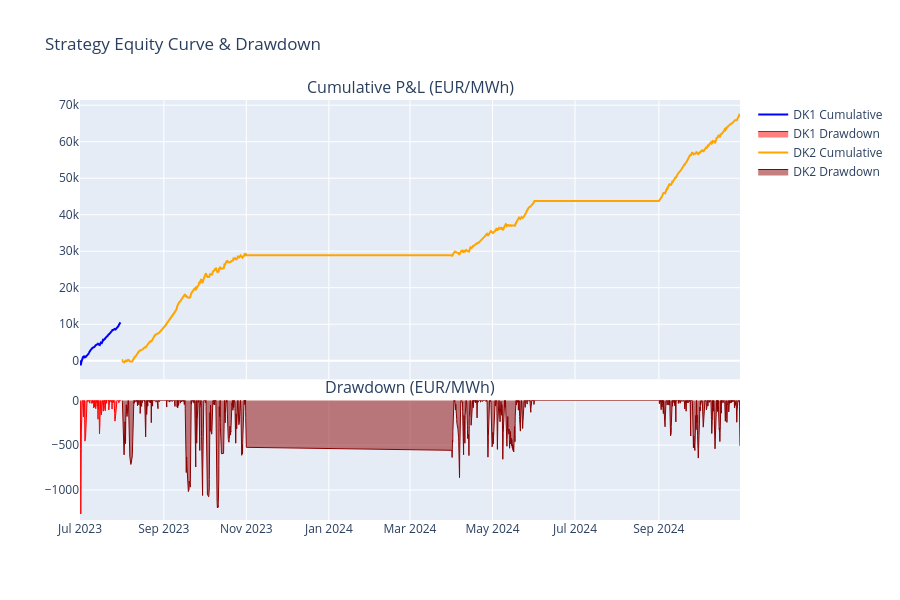

The notebook cell saved with this chart:
### Markdown cell above
## 2. Equity Curve and Drawdown
Visualizing the cumulative P&L over time for DK1, alongside the associated drawdowns (peak-to-trough drops).

### Code cell
# Load Trade Logs
try:
    trades_dk1 = pd.read_parquet(RESULTS_DIR / "trades_dk1.parquet")
    trades_dk2 = pd.read_parquet(RESULTS_DIR / "trades_dk2.parquet")
    trades_dk1['timestamp_utc'] = pd.to_datetime(trades_dk1['timestamp_utc'])
    trades_dk2['timestamp_utc'] = pd.to_datetime(trades_dk2['timestamp_utc'])
except Exception as e:
    print(f"Error loading trade logs: {e}")

# Calculate Cumulative PNL and Drawdowns
trades_dk1['cum_pnl'] = trades_dk1['hourly_pnl'].cumsum()
trades_dk1['peak'] = trades_dk1['cum_pnl'].cummax()
trades_dk1['drawdown'] = trades_dk1['cum_pnl'] - trades_dk1['peak']

trades_dk2['cum_pnl'] = trades_dk2['hourly_pnl'].cumsum()
trades_dk2['peak'] = trades_dk2['cum_pnl'].cummax()
trades_dk2['drawdown'] = trades_dk2['cum_pnl'] - trades_dk2['peak']

# Plotly Subplots (2 Rows: Equity Curve, Drawdown)
fig = make_subplots(rows=2, cols=1, shared_xaxes=True, 
                    vertical_spacing=0.05, 
                    row_heights=[0.7, 0.3],
                    subplot_titles=("Cumulative P&L (EUR/MWh)", "Drawdown (EUR/MWh)"))

# DK1
fig.add_trace(go.Scatter(x=trades_dk1['timestamp_utc'], y=trades_dk1['cum_pnl'], name="DK1 Cumulative", line=dict(color='blue')), row=1, col=1)
fig.add_trace(go.Scatter(x=trades_dk1['timestamp_utc'], y=trades_dk1['drawdown'], name="DK1 Drawdown", fill='tozeroy', line=dict(color='red', width=1)), row=2, col=1)

# DK2
fig.add_trace(go.Scatter(x=trades_dk2['timestamp_utc'], y=trades_dk2['cum_pnl'], name="DK2 Cumulative", line=dict(color='orange')), row=1, col=1)
fig.add_trace(go.Scatter(x=trades_dk2['timestamp_utc'], y=trades_dk2['drawdown'], name="DK2 Drawdown", fill='tozeroy', line=dict(color='darkred', width=1)), row=2, col=1)

fig.update_layout(height=600, title_text="Strategy Equity Curve & Drawdown", hovermode="x unified")
fig.show()

### Figure 1 — Plotly figure (JSON) as saved in the notebook; plotly's stock layout.template omitted (floating-point values rounded to 4 significant figures; data arrays with more than 128 entries replaced by an {"elided": "..."} marker saying what was removed)
{"data": [{"line": {"color": "blue"}, "name": "DK1 Cumulative", "type": "scatter", "x": {"elided": "721 str values"}, "xaxis": "x", "y": {"elided": "721 float values"}, "yaxis": "y"}, {"fill": "tozeroy", "line": {"color": "red", "width": 1}, "name": "DK1 Drawdown", "type": "scatter", "x": {"elided": "721 str values"}, "xaxis": "x2", "y": {"elided": "721 float values"}, "yaxis": "y2"}, {"line": {"color": "orange"}, "name": "DK2 Cumulative", "type": "scatter", "x": {"elided": "5115 str values"}, "xaxis": "x", "y": {"elided": "5115 float values"}, "yaxis": "y"}, {"fill": "tozeroy", "line": {"color": "darkred", "width": 1}, "name": "DK2 Drawdown", "type": "scatter", "x": {"elided": "5115 str values"}, "xaxis": "x2", "y": {"elided": "5115 float values"}, "yaxis": "y2"}], "layout": {"annotations": [{"font": {"size": 16}, "showarrow": false, "text": "Cumulative P&L (EUR/MWh)", "x": 0.5, "xanchor": "center", "xref": "paper", "y": 1.0, "yanchor": "bottom", "yref": "paper"}, {"font": {"size": 16}, "showarrow": false, "text": "Drawdown (EUR/MWh)", "x": 0.5, "xanchor": "center", "xref": "paper", "y": 0.285, "yanchor": "bottom", "yref": "paper"}], "height": 600, "hovermode": "x unified", "title": {"text": "Strategy Equity Curve & Drawdown"}, "xaxis": {"anchor": "y", "domain": [0, 1], "matches": "x2", "showticklabels": false}, "xaxis2": {"anchor": "y2", "domain": [0, 1]}, "yaxis": {"anchor": "x", "domain": [0.335, 1.0]}, "yaxis2": {"anchor": "x2", "domain": [0, 0.285]}}}
